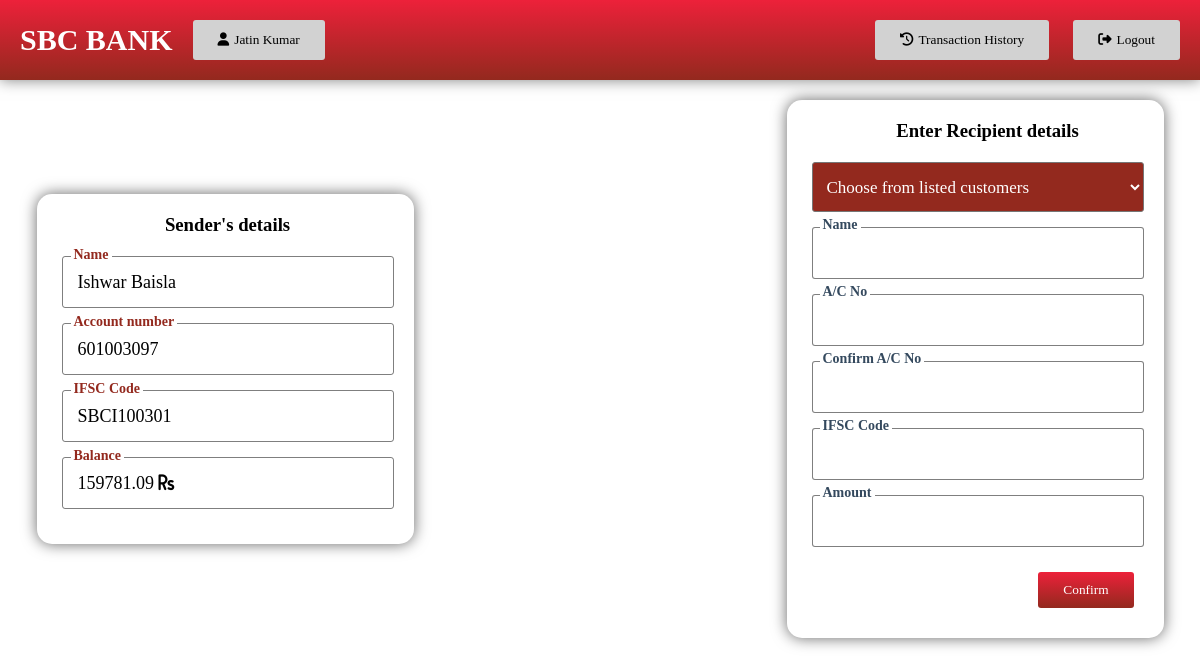
Screenshot of /transaction.php?c_id=3 (signed in) with the database file from the repository.
### tables this page shows
CREATE TABLE `customers` (
  `customer_id` int(100) NOT NULL,
  `name` varchar(50) NOT NULL,
  `account_num` varchar(20) NOT NULL,
  `IFSC_Code` varchar(10) NOT NULL,
  `email` varchar(40) NOT NULL,
  `contact_num` varchar(15) NOT NULL,
  `location` varchar(30) NOT NULL,
  `State` varchar(20) NOT NULL,
  `current_balance` double NOT NULL
);

### transaction.php (the view, shortened to what this page needs)
<?php
    require_once("connection.php");
    $name = '';
    $recipient_account_num = '';
    if(isset($_GET['c_id'])){
        $customer_id = $_GET['c_id'];
        $sql = "SELECT name, account_num, IFSC_Code, current_balance FROM customers WHERE customer_id='$customer_id'";
        $result = $conn->query($sql);
        if($result->num_rows == 1){
            $row = $result->fetch_assoc();
            $sender_name = $row['name'];
            $sender_acc_num = $row['account_num'];
            $sender_ifsc_code = $row['IFSC_Code'];
            $sender_balance = $row['current_balance'];
        }
        else {
            header('Location: index.php');
            $_SESSION['message'] = 'Invalid customer ID';
            $_SESSION['message-css'] = 'error-msg';
            exit;
        }
    }
    else{
        $_SESSION['message'] = 'Invalid customer ID';
        $_SESSION['message-css'] = 'error-msg';
        header('Location: index.php');
        exit;
    }
?>
<!DOCTYPE html>
<html lang="en">
<head>
    <link rel="stylesheet" href="public/CSS/styles.css">
    <link rel="stylesheet" href="public/CSS/transaction.css">
</head>
<body>
    <?php require 'includes/header.php'; ?>
        <div class="flex-row mt-20px pb-50px">
            <div class="child">
                <div class="flex-col trans-card z-index-10 shadow">
                    <h3 class="mb-20px t-c">
                        Sender's details
                    </h3>
                    <div class="sender-detail">
                        <label>Name </label>
                        <div><?php echo $sender_name; ?></div>
                    </div>
                    <div class="sender-detail">
                        <label>Account number </label>
                        <div><?php echo $sender_acc_num; ?></div>
                    </div>
                    <div class="sender-detail">
                        <label>IFSC Code </label>
                        <div><?php echo $sender_ifsc_code; ?></div>
                    </div>
                    <div class="sender-detail">
                        <label>Balance </label>
                        <div><?php echo $sender_balance; ?> <i class="fas fa-rupee-sign"></i></div>
                    </div>
                </div>
            </div>
            <div class="partition">
                <?php require 'includes/transfer-animation.php'; ?>
            </div>
            <div class="child">
                <div class="flex-col trans-card z-index-10 shadow">
                    <h3 class="mb-20px ml-20px t-c">
                    Enter Recipient details
                    </h3><?php
                        $sql = "SELECT * FROM customers ORDER BY name";
                        $result = $conn->query($sql);
                    ?>
                    <form id="transaction-form" action="" method="post" class="form">
                        <?php if($result->num_rows > 0){ ?>
                        <div class="input-container">
                            <select id="fetch-customer" class="custom-select">
                            <option value="">Choose from listed customers</option>
                            </select>
                        </div>
                        <?php } ?>
                        <div class="input-container">
                            <label for="name" >Name </label>
                            <input class="transaction-input" type="text" name="name" class="input" value="<?php echo $name; ?>">
                        </div>
                        <div class="input-container">
                            <label for="account_num">A/C No </label>
                            <input class="transaction-input" type="number" name="account_num" class="input" value="<?php echo $recipient_account_num; ?>">
                        </div>
                        <div class="input-container">
                            <label for="c_account_num">Confirm A/C No </label>
                            <input class="transaction-input" type="number" name="c_account_num" class="input" >
                        </div>
                        <div class="input-container">
                            <label for="ifsc_code">IFSC Code </label>
                            <input class="transaction-input" type="text" name="ifsc_code" class="input" >
                        </div>
                        <div class="input-container">
                            <label for="amount">Amount </label>
                            <input class="transaction-input" type="number" step="0.000001" name="amount" class="input" >
                        </div>
                        <div class="button-container">
                            <button id="make-transaction-btn" type="submit" class="button">Confirm</button>
                        </div>
                    </form>
                </div>
            </div>
        </div>
</body>
</html>

### Public/CSS/styles.css (style rules this page uses)
* { margin: 0; padding: 0; font-family: -webkit-pictograph; }
.child { flex: 1; display: flex; flex-direction: column; align-items: center; justify-content: center; }
.trans-card { background: white; border-radius: 15px; margin: 0px 35px; padding: 20PX; }
form { background: white; }
.input-container { position: relative; margin-bottom: 15px; }
.transaction-input { border : 0.5px solid rgba(0,0,0,0.5); border-radius: 3px; height: 50px; padding : 0px 15px; width: 300px; font-size : 18px; }
.input-container > label { position: absolute; left : 8px; top : -10px; background: white; padding : 0px 3px; color : #34495e; transition: 400ms; font-size: 14px; font-weight: 600; }
.sender-detail { display: flex; justify-content: flex-start; align-items: center; border : 0.5px solid rgba(0,0,0,0.5); border-radius: 3px; height: 50px; padding : 0px 15px; width: 300px; font-size : 18px; position: relative; margin-bottom: 15px; }
.sender-detail > label { position: absolute; left : 8px; top : -10px; background: white; padding : 0px 3px; color : #93291E; transition: 400ms; font-size: 14px; font-weight: 600; }
.button-container { display: flex; justify-content: flex-end; }
.button { padding: 10px 25px; border-radius: 3px; border: none; background: linear-gradient(#ED213A, #93291E); color: white; margin: 10px; }
.partition { display: flex; color: #ffffff; }
.shadow { box-shadow: 0px 0px 15px 0px rgb(0 0 0 / 60%); }
input[type=number] { -moz-appearance: textfield; }
.flex-row { display: flex; flex-direction: row; justify-content: center; }
.flex-col { padding-left: 25px; display: flex; flex-direction: column; }
.mb-20px { margin-bottom: 20px; }
.mt-20px { margin-top: 20px; }
.ml-20px { margin-left: 20px; }
.pb-50px { padding-bottom: 50px; }
.t-c { text-align: center; }
.z-index-10 { z-index: 10; }
.custom-select { width: 100%; height: 50px; padding: 0px 10px; border-radius: 3px; background: #93291E; color: white; font-size: 17px; }

### Public/CSS/transaction.css (style rules this page uses)
body { background: white; }

### rows the page displays
customers: name "Ishwar Baisla", account_num "601003097", IFSC_Code "SBCI100301", current_balance "159781.09"

### other values shown
$_SESSION['username'] "Jatin Kumar"
